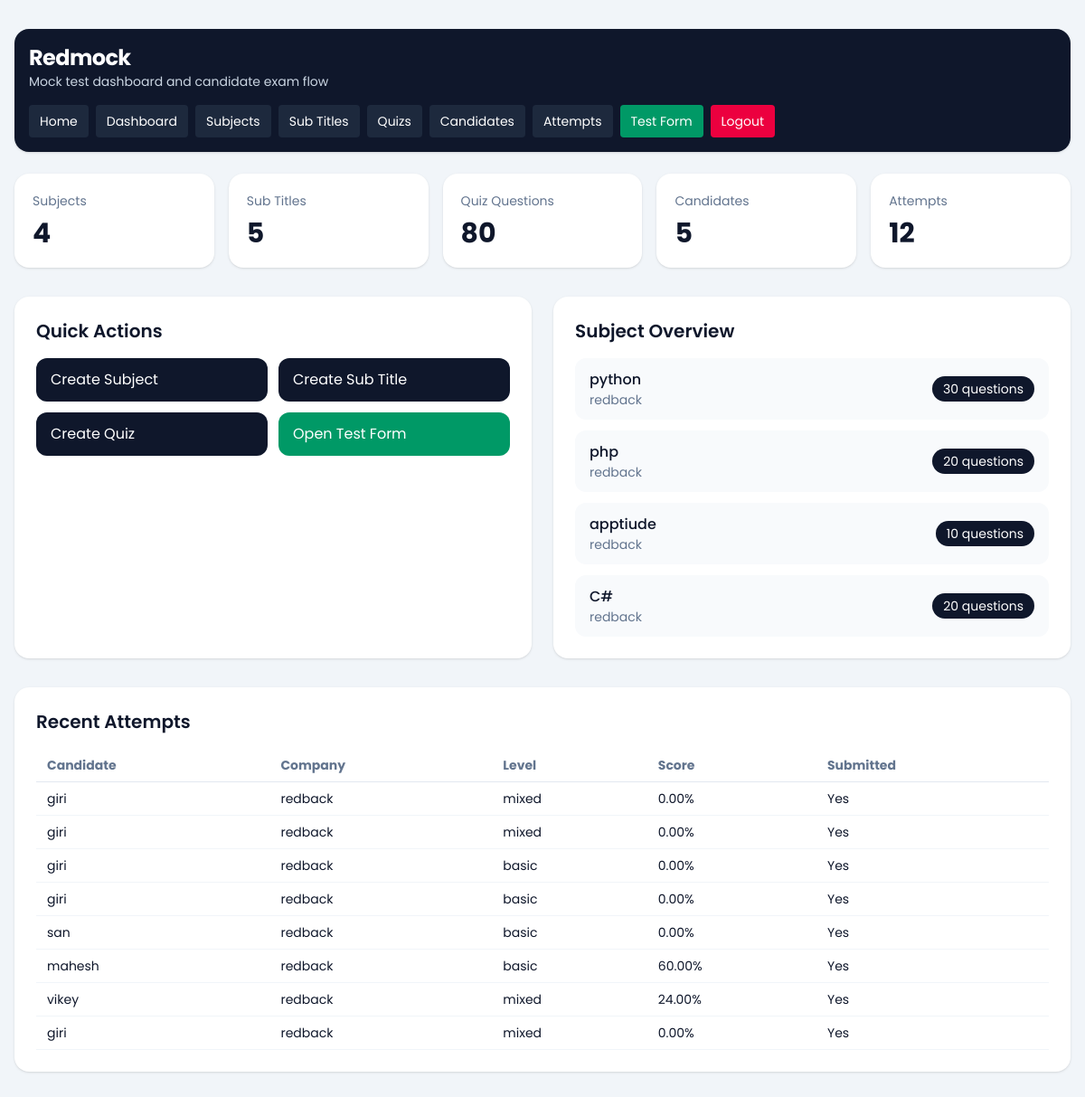
The page /dashboard/ (signed in) on the database its author committed.
### dashboard/models.py (models this page shows, shortened)
class TestSubject(models.Model):
    company = models.ForeignKey(Company, on_delete=models.CASCADE, related_name='subjects')
    subject = models.CharField(max_length=150)
    subject_svg = models.TextField(blank=True, null=True)
    created_at = models.DateTimeField(auto_now_add=True)
    class Meta:
        ordering = ['subject']
        unique_together = ('company', 'subject')

class Company(models.Model):
    name = models.CharField(max_length=150)
    image = models.ImageField(upload_to='company/', blank=True, null=True)
    email = models.EmailField(unique=True)
    password = models.CharField(max_length=128)
    is_active = models.BooleanField(default=True)
    created_at = models.DateTimeField(auto_now_add=True)
    updated_at = models.DateTimeField(auto_now=True)
    class Meta:
        ordering = ['name']
        verbose_name_plural = 'Companies'

### quiz/models.py (models this page shows, shortened)
class CandidateTestAttempt(models.Model):
    SESSION_SINGLE = 'single'
    SESSION_MULTI = 'multi'
    SESSION_CHOICES = [
        (SESSION_SINGLE, 'Single'),
        (SESSION_MULTI, 'Multi'),
    ]
    candidate = models.ForeignKey(Candidate, on_delete=models.CASCADE, related_name='attempts')
    company = models.ForeignKey(Company, on_delete=models.CASCADE, related_name='attempts')
    session_type = models.CharField(max_length=10, choices=SESSION_CHOICES)
    level = models.CharField(max_length=20)
    question_count = models.PositiveIntegerField()
    duration_minutes = models.PositiveIntegerField()
    selected_subjects = models.JSONField(default=list, blank=True)
    selected_sub_titles = models.JSONField(default=list, blank=True)
    answers_json = models.JSONField(default=list, blank=True)
    correct_count = models.PositiveIntegerField(default=0)
    wrong_count = models.PositiveIntegerField(default=0)
    percentage = models.DecimalField(max_digits=5, decimal_places=2, default=0)
    started_at = models.DateTimeField(blank=True, null=True)
    submitted_at = models.DateTimeField(blank=True, null=True)
    is_submitted = models.BooleanField(default=False)
    created_at = models.DateTimeField(auto_now_add=True)
    class Meta:
        ordering = ['-created_at']

class Candidate(models.Model):
    name = models.CharField(max_length=150)
    email = models.EmailField()
    designation_tech = models.CharField(max_length=150)
    created_at = models.DateTimeField(auto_now_add=True)
    class Meta:
        ordering = ['name']

### dashboard/views.py (the view)
# urls.py: path('', views.dashboard_home, name='home'),
@company_login_required
def dashboard_home(request):
    company = request.company
    context = {
        'subject_count': TestSubject.objects.filter(company=company).count(),
        'subtitle_count': SubTitle.objects.filter(test_subject__company=company).count(),
        'quiz_count': Quiz.objects.filter(test_subject__company=company).count(),
        'candidate_count': Candidate.objects.filter(attempts__company=company).distinct().count(),
        'attempt_count': CandidateTestAttempt.objects.filter(company=company).count(),
        'subjects': TestSubject.objects.filter(company=company).select_related('company').annotate(
            quiz_total=Count('quizzes')
        )[:6],
        'recent_attempts': CandidateTestAttempt.objects.filter(company=company).select_related(
            'candidate', 'company'
        )[:8],
        'company': company,
    }
    return render(request, 'dashboard/home.html', context)

### dashboard/views.py (called while the page is built)
def get_logged_in_company(request):
    company_id = request.session.get('company_id')
    if not company_id:
        return None
    return Company.objects.filter(id=company_id, is_active=True).first()

def company_login_required(view_func):
    @wraps(view_func)
    def wrapper(request, *args, **kwargs):
        company = get_logged_in_company(request)
        if not company:
            return redirect(f"{reverse('dashboard:login')}?next={request.path}")
        request.company = company
        return view_func(request, *args, **kwargs)
    return wrapper

### templates/dashboard/home.html (shortened to what this page needs)
{% extends "base.html" %}
{% block content %}
{% include 'dashboard/header.html' %}
<section class="grid gap-4 md:grid-cols-5">
    <div class="rounded-2xl bg-white p-5 shadow-sm">
        <p class="text-sm text-slate-500">Subjects</p>
        <p class="mt-2 text-3xl font-bold">{{ subject_count }}</p>
    </div>
    <div class="rounded-2xl bg-white p-5 shadow-sm">
        <p class="text-sm text-slate-500">Sub Titles</p>
        <p class="mt-2 text-3xl font-bold">{{ subtitle_count }}</p>
    </div>
    <div class="rounded-2xl bg-white p-5 shadow-sm">
        <p class="text-sm text-slate-500">Quiz Questions</p>
        <p class="mt-2 text-3xl font-bold">{{ quiz_count }}</p>
    </div>
    <div class="rounded-2xl bg-white p-5 shadow-sm">
        <p class="text-sm text-slate-500">Candidates</p>
        <p class="mt-2 text-3xl font-bold">{{ candidate_count }}</p>
    </div>
    <div class="rounded-2xl bg-white p-5 shadow-sm">
        <p class="text-sm text-slate-500">Attempts</p>
        <p class="mt-2 text-3xl font-bold">{{ attempt_count }}</p>
    </div>
</section>
<section class="mt-8 grid gap-6 lg:grid-cols-2">
    <div class="rounded-2xl bg-white p-6 shadow-sm">
        <div class="mb-4 flex items-center justify-between">
            <h2 class="text-xl font-semibold">Quick Actions</h2>
        </div>
        <div class="grid gap-3 sm:grid-cols-2">
            <a href="{% url 'dashboard:subject_create' %}" class="rounded-xl bg-slate-900 px-4 py-3 text-white">Create Subject</a>
            <a href="{% url 'dashboard:subtitle_create' %}" class="rounded-xl bg-slate-900 px-4 py-3 text-white">Create Sub Title</a>
            <a href="{% url 'dashboard:quiz_create' %}" class="rounded-xl bg-slate-900 px-4 py-3 text-white">Create Quiz</a>
            <a href="{% url 'quiz:start' %}" class="rounded-xl bg-emerald-600 px-4 py-3 text-white">Open Test Form</a>
        </div>
    </div>
    <div class="rounded-2xl bg-white p-6 shadow-sm">
        <h2 class="text-xl font-semibold">Subject Overview</h2>
        <div class="mt-4 space-y-3">
            {% for subject in subjects %}
                <div class="flex items-center justify-between rounded-xl bg-slate-50 px-4 py-3">
                    <div>
                        <p class="font-medium">{{ subject.subject }}</p>
                        <p class="text-sm text-slate-500">{{ subject.company.name }}</p>
                    </div>
                    <span class="rounded-full bg-slate-900 px-3 py-1 text-sm text-white">{{ subject.quiz_total }} questions</span>
                </div>
            {% empty %}
                <p class="text-slate-500">No subjects created yet.</p>
            {% endfor %}
        </div>
    </div>
</section>
<section class="mt-8 rounded-2xl bg-white p-6 shadow-sm">
    <h2 class="text-xl font-semibold">Recent Attempts</h2>
    <div class="mt-4 overflow-x-auto">
        <table class="min-w-full text-left text-sm">
            <thead class="border-b border-slate-200 text-slate-500">
                <tr>
                    <th class="px-3 py-2">Candidate</th>
                    <th class="px-3 py-2">Company</th>
                    <th class="px-3 py-2">Level</th>
                    <th class="px-3 py-2">Score</th>
                    <th class="px-3 py-2">Submitted</th>
                </tr>
            </thead>
            <tbody>
                {% for attempt in recent_attempts %}
                    <tr class="border-b border-slate-100">
                        <td class="px-3 py-2">{{ attempt.candidate.name }}</td>
                        <td class="px-3 py-2">{{ attempt.company.name }}</td>
                        <td class="px-3 py-2">{{ attempt.level }}</td>
                        <td class="px-3 py-2">{{ attempt.percentage }}%</td>
                        <td class="px-3 py-2">{{ attempt.is_submitted|yesno:"Yes,No" }}</td>
                    </tr>
                {% empty %}
                    <tr>
                        <td colspan="5" class="px-3 py-6 text-center text-slate-500">No test attempts yet.</td>
                    </tr>
                {% endfor %}
            </tbody>
        </table>
    </div>
</section>
{% endblock %}

### rows shown on the page
TestSubject: subject "python", company.name "redback", quiz_total "30"
TestSubject: subject "php", company.name "redback", quiz_total "20"
TestSubject: subject "apptiude", company.name "redback", quiz_total "10"
TestSubject: subject "C#", company.name "redback", quiz_total "20"
CandidateTestAttempt: candidate.name "giri", company.name "redback", level "mixed", percentage "0.00", is_submitted "Yes"
CandidateTestAttempt: candidate.name "giri", company.name "redback", level "mixed", percentage "0.00", is_submitted "Yes"
CandidateTestAttempt: candidate.name "giri", company.name "redback", level "basic", percentage "0.00", is_submitted "Yes"
CandidateTestAttempt: candidate.name "giri", company.name "redback", level "basic", percentage "0.00", is_submitted "Yes"
CandidateTestAttempt: candidate.name "san", company.name "redback", level "basic", percentage "0.00", is_submitted "Yes"
CandidateTestAttempt: candidate.name "mahesh", company.name "redback", level "basic", percentage "60.00", is_submitted "Yes"
CandidateTestAttempt: candidate.name "vikey", company.name "redback", level "mixed", percentage "24.00", is_submitted "Yes"
CandidateTestAttempt: candidate.name "giri", company.name "redback", level "mixed", percentage "0.00", is_submitted "Yes"

### other values the page prints
{{ subject_count }} "4"
{{ subtitle_count }} "5"
{{ quiz_count }} "80"
{{ candidate_count }} "5"
{{ attempt_count }} "12"
